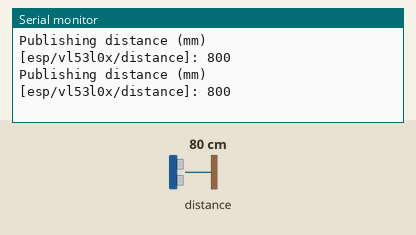
Simulated run of this sketch. Board: ESP8266 (NodeMCU). Parts: the last lines printed to the serial monitor. Inputs (shaded band) come from the test bench; at power-on: distance to the obstacle 80 cm. WiFi joins after 1.5 s; servers stay silent unless stated; no MQTT or app messages arrive unless stated.

Above: at 2.7 s.
2.8 s: distance to the obstacle set to 250 cm
At 3.5 s:
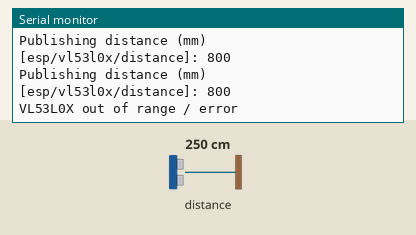
5.1 s: distance to the obstacle set to 2 cm
At 5.5 s:
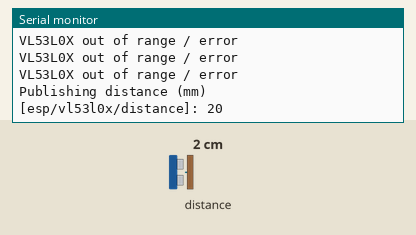

Measured:
- after the input at 2.8 s, the serial monitor: prints a new line after 0.30 s (image 1)
- after the input at 5.1 s, the serial monitor: prints a new line at once (image 2)

The sketch:

VL53L0X-ESP8266-MQTT.ino
```cpp
#include <ESP8266WiFi.h>
#include <PubSubClient.h>
#include <Wire.h>
#include <Adafruit_VL53L0X.h>

// ---------------- Cấu hình Wi-Fi và MQTT ----------------
const char* ssid = "Xiaomi";          // Tên Wi-Fi
const char* password = "34567890";  // Mật khẩu Wi-Fi
const char* mqtt_server = "mqttserver.ddns.net";    // Địa chỉ IP của Raspberry Pi (Mosquitto)
const int mqtt_port = 1883;                   // Cổng mặc định không mã hóa và không xác thực
const char* mqtt_client_id = "ESP8266_VL53L0X";
const char* mqtt_topic = "esp/vl53l0x/distance"; // Chủ đề để gửi dữ liệu khoảng cách

// ---------------- Khởi tạo ----------------
WiFiClient espClient;
PubSubClient client(espClient);
Adafruit_VL53L0X lox = Adafruit_VL53L0X();

long lastMsg = 0;
char msg[50];
int value = 0;

// ---------------- Kết nối Wi-Fi ----------------
void setup_wifi() {
  delay(10);
  Serial.println();
  Serial.print("Connecting to ");
  Serial.println(ssid);
  WiFi.begin(ssid, password);
  while (WiFi.status() != WL_CONNECTED) {
    delay(500);
    Serial.print(".");
  }
  Serial.println("");
  Serial.println("WiFi connected");
  Serial.print("IP address: ");
  Serial.println(WiFi.localIP());
}

// ---------------- Kết nối lại MQTT ----------------
void reconnect() {
  // Loop cho đến khi kết nối được
  while (!client.connected()) {
    Serial.print("Attempting MQTT connection...");
    // Kết nối lại *KHÔNG* sử dụng username/password
    if (client.connect(mqtt_client_id)) {
      Serial.println("connected");
      // Có thể đăng ký (subscribe) một chủ đề nếu cần
      // client.subscribe("test/input");
    } else {
      Serial.print("failed, rc=");
      Serial.print(client.state());
      Serial.println(" try again in 5 seconds");
      delay(5000);
    }
  }
}

// ---------------- Setup ----------------
void setup() {
  Serial.begin(115200);
  Wire.begin(); // Khởi tạo I2C

  setup_wifi();

  // Thiết lập MQTT broker
  client.setServer(mqtt_server, mqtt_port);
  // Không cần client.setCallback(callback); nếu chỉ publish

  // Khởi tạo cảm biến VL53L0X
  Serial.println("VL53L0X Test");
  if (!lox.begin()) {
    Serial.println(F("Failed to boot VL53L0X"));
    while(1);
  }
}

// ---------------- Loop ----------------
void loop() {
  // Đảm bảo kết nối MQTT vẫn còn
  if (!client.connected()) {
    reconnect();
  }
  client.loop();

  long now = millis();
  // Gửi dữ liệu mỗi 2 giây (hoặc theo nhu cầu)
  if (now - lastMsg > 500) {
    lastMsg = now;

    // Đọc khoảng cách từ VL53L0X
    VL53L0X_RangingMeasurementData_t measure;
    lox.rangingTest(&measure, false); // Đo và không in ra Serial

    if (measure.RangeStatus != 4) { // 4 = out of range, error
      int distance_mm = measure.RangeMilliMeter;

      // Chuyển đổi khoảng cách sang chuỗi
      String messageString = String(distance_mm);
      messageString.toCharArray(msg, 50);

      Serial.print("Publishing distance (mm) [");
      Serial.print(mqtt_topic);
      Serial.print("]: ");
      Serial.println(msg);

      // Gửi dữ liệu qua MQTT
      client.publish(mqtt_topic, msg);
    } else {
      Serial.println("VL53L0X out of range / error");
    }
  }
}
```
